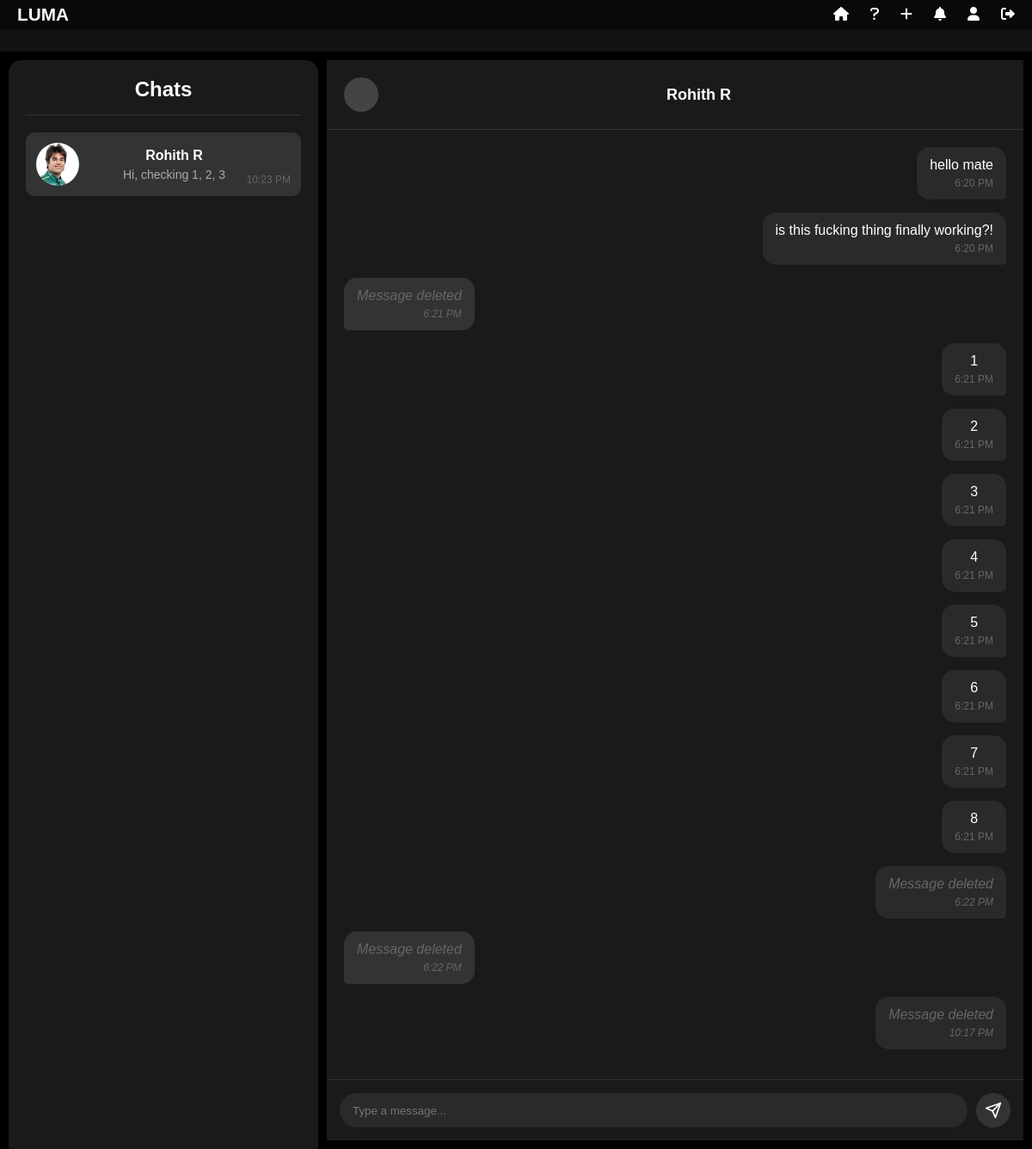
The app's page /chats/11/ (signed in) with its own data.
### chat/models.py (models this page shows, shortened)
class Chat(models.Model):
    sender = models.ForeignKey(User, related_name='sender_chats', on_delete=models.CASCADE)
    recipient = models.ForeignKey(User, related_name='recipient_chats', on_delete=models.CASCADE)
    created_at = models.DateTimeField(auto_now_add=True)
    updated_at = models.DateTimeField(auto_now=True)
    class Meta:
        db_table = 'chat_chat'

class User(AbstractBaseUser):
    first_name = models.CharField(max_length=30)
    last_name = models.CharField(max_length=30)
    username = models.CharField(max_length=30, unique=True)
    email = models.EmailField(unique=True)
    profile_picture = models.ImageField(upload_to='profile_pics/', blank=True, null=True)  # Optional field
    created_at = models.DateTimeField(auto_now_add=True)
    is_active = models.BooleanField(default=True)
    is_admin = models.BooleanField(default=False)
    objects = UserManager()
    USERNAME_FIELD = 'username'
    REQUIRED_FIELDS = ['email', 'first_name', 'last_name']
    class Meta:
        db_table = 'chat_user'

class Message(models.Model):
    chat = models.ForeignKey(Chat, related_name='messages', on_delete=models.CASCADE)
    sender = models.ForeignKey(User, on_delete=models.CASCADE)
    content = models.TextField()
    sent_at = models.DateTimeField(auto_now_add=True)
    read_by = models.ManyToManyField(User, related_name='read_messages', blank=True)
    deleted_for = models.ManyToManyField(User, related_name='deleted_messages', blank=True)
    deleted_for_everyone = models.BooleanField(default=False)
    class Meta:
        db_table = 'chat_message'
        ordering = ['sent_at']

### chat/views.py (the view)
# urls.py: path('chats/<int:chat_id>/', views.chat_detail, name='chat_detail'),
@login_required
def chat_detail(request, chat_id):
    chat = get_object_or_404(Chat, id=chat_id)
    if request.user != chat.sender and request.user != chat.recipient:
        return redirect('chat_list')
    chats = Chat.objects.filter(
        Q(sender=request.user) | Q(recipient=request.user)
    ).order_by('-updated_at')
    for chat_item in chats:
        other_user = chat_item.recipient if chat_item.sender == request.user else chat_item.sender
        unread_count = Message.objects.filter(
            chat=chat_item,
            sender=other_user
        ).exclude(read_by=request.user).count()
        chat_item.unread_count = unread_count
    messages = Message.objects.filter(chat=chat).order_by('sent_at')
    other_user = chat.recipient if chat.sender == request.user else chat.sender
    unread_messages = Message.objects.filter(
        chat=chat,
        sender=other_user
    ).exclude(read_by=request.user)
    for message in unread_messages:
        message.read_by.add(request.user)
    return render(request, 'chat.html', {
        'chats': chats,
        'active_chat': chat,
        'active_chat_id': chat.id,
        'messages': messages
    })

### chat/templatetags/chat_filters.py (called while the page is built)
@register.filter
def contains(queryset, obj):
    return obj in queryset

### templates/chat.html (shortened to what this page needs)
{% extends "base.html" %} {% load tz %} {% load chat_filters %} {% block content %}
<div class="chat-container">
  <div class="chat-list-panel">
    <div class="chat-list-title">Chats</div>
    <div class="chat-list">
      {% if chats %}
        {% for chat in chats %}
        <div
          class="chat-item {% if active_chat and chat.id == active_chat.id %} active {% endif %}{% if chat.unread_count > 0 %} has-unread {% endif %}"
          data-chat-url="{% url 'chat_detail' chat.id %}"
          onclick="window.location.href=this.dataset.chatUrl"
        >
          <div class="chat-item-pfp">
            {% if chat.sender == request.user %}
              {% if chat.recipient.profile_picture %}
                <img
                  src="{{ chat.recipient.profile_picture.url }}"
                  alt="Profile Picture"
                  class="pfp-image"
                />
              {% else %}
                <div class="pfp-initials">
                  {{ chat.recipient.first_name|slice:":1" }}{{
                  chat.recipient.last_name|slice:":1" }}
                </div>
              {% endif %}
            {% endif %}
          </div>
          <div class="chat-item-details">
            <div class="chat-item-name"
                 data-first-name="{% if chat.sender == request.user %}{{ chat.recipient.first_name }}{% else %}{{ chat.sender.first_name }}{% endif %}"
                 data-last-name="{% if chat.sender == request.user %}{{ chat.recipient.last_name }}{% else %}{{ chat.sender.last_name }}{% endif %}">
              {% if chat.sender == request.user %}
                {{ chat.recipient.first_name }} {{ chat.recipient.last_name }}
              {% else %}
                {{ chat.sender.first_name }} {{ chat.sender.last_name }}
              {% endif %}
            </div>
            <div class="chat-item-preview">
              {% with last_message=chat.messages.last %}
                {% if last_message %}
                  {{ last_message.content|truncatewords:10 }}
                {% else %}
                  No messages yet
                {% endif %}
              {% endwith %}
            </div>
          </div>
          <div class="chat-item-time">
            {{ chat.updated_at|localtime|date:"g:i A" }}
          </div>
        </div>
        {% endfor %}
      {% else %}
        <div style="text-align: center; color: #666; padding: 20px;">
          No chats yet. Add a friend to start chatting!
        </div>
      {% endif %}
    </div>
  </div>
  <div class="chat-area">
    <div class="chat-header">
      {% if active_chat %}
        <div class="chat-header-pfp">
        </div>
        <div class="chat-header-info">
          <div class="chat-header-name">
            {% if active_chat.sender == request.user %}
              {{ active_chat.recipient.first_name }} {{ active_chat.recipient.last_name }}
            {% else %}
              {{ active_chat.sender.first_name }} {{ active_chat.sender.last_name }}
            {% endif %}
          </div>
        </div>
      {% endif %}
    </div>
    <div class="messages-container">
      {% if active_chat %}
        {% if messages %}
          {% for message in messages %}
            <div class="message {% if message.sender == request.user %}message-sent{% else %}message-received{% endif %} {% if message.deleted_for_everyone %}deleted{% endif %}"
                 data-message-id="{{ message.id }}"
                 data-sender-id="{{ message.sender.id }}"
                 oncontextmenu="showContextMenu(event, this)"
                 {% if message.deleted_for.all|contains:request.user %}style="display: none;"{% endif %}>
              {% if message.deleted_for_everyone %}
                <i>Message deleted</i>
              {% else %}
                {{ message.content }}
              {% endif %}
              <div class="message-time">{{ message.sent_at|localtime|date:"g:i A" }}</div>
            </div>
          {% endfor %}
        {% else %}
          <div class="start-message" id="no-messages-prompt">No messages yet. Start the conversation!</div>
        {% endif %}
      {% else %}
        <div class="start-message">Add a friend to start messaging!</div>
        <button class="add-contact-button" onclick="openDialog()">Add</button>
      {% endif %}
    </div>
    {% if active_chat %}
    <div class="input-area">
      <input
        type="text"
        class="message-input"
        placeholder="Type a message..."
        id="messageInput"
        onkeypress="if(event.key === 'Enter') sendMessage()"
      />
      <button class="send-button" onclick="sendMessage()">
        <svg
          width="20"
          height="20"
          viewBox="0 0 24 24"
          fill="none"
          xmlns="http://www.w3.org/2000/svg"
        >
          <path
            d="M22 2L11 13"
            stroke="white"
            stroke-width="2"
            stroke-linecap="round"
            stroke-linejoin="round"
          />
          <path
            d="M22 2L15 22L11 13L2 9L22 2Z"
            stroke="white"
            stroke-width="2"
            stroke-linecap="round"
            stroke-linejoin="round"
          />
        </svg>
      </button>
    </div>
    {% endif %}
  </div>
  {% endblock %}

### templates/base.html (style rules this page uses)
* { margin: 0; padding: 0; box-sizing: border-box; font-family: "Poppins", sans-serif; user-select: none; scrollbar-width: none; }
body { background-color: #121212; color: white; }

### templates/chat.html (style rules this page uses)
* { margin: 0; padding: 0; box-sizing: border-box; font-family: "Arial", sans-serif; }
.chat-container { background-color: black; color: white; height: calc(100vh - 60px); display: flex; overflow: hidden; position: fixed; top: 60px; left: 0; right: 0; bottom: 0; }
.chat-list-panel { width: 30%; height: 100%; background-color: #1a1a1a; border-radius: 15px; padding: 20px; display: flex; flex-direction: column; margin: 10px; }
.chat-list-title { text-align: center; font-size: 24px; font-weight: bold; margin-bottom: 20px; padding-bottom: 15px; border-bottom: 1px solid #333; }
.chat-list { flex: 1; overflow-y: auto; }
.chat-item { display: flex; align-items: center; padding: 12px; margin-bottom: 10px; border-radius: 10px; cursor: pointer; transition: background-color 0.2s; position: relative; }
.chat-item.active { background-color: #333; }
.chat-item-pfp { width: 50px; height: 50px; border-radius: 50%; overflow: hidden; display: flex; align-items: center; justify-content: center; background-color: #444; font-size: 20px; font-weight: bold; color: white; margin-right: 15px; flex-shrink: 0; }
.pfp-image { width: 100%; height: 100%; object-fit: cover; display: none; }
.chat-item-details { flex: 1; overflow: hidden; margin-right: 40px; }
.chat-item-name { font-weight: bold; margin-bottom: 5px; }
.chat-item-preview { color: #aaa; font-size: 14px; white-space: nowrap; overflow: hidden; text-overflow: ellipsis; }
.chat-item-time { position: absolute; bottom: 12px; right: 12px; font-size: 12px; color: #666; }
.chat-area { flex: 1; background-color: #1a1a1a; border-radius: 15px; margin: 10px; margin-left: 0; display: flex; flex-direction: column; }
.chat-header { padding: 20px; border-bottom: 1px solid #333; display: flex; align-items: center; background-color: #1a1a1a; }
.chat-header-pfp { width: 40px; height: 40px; border-radius: 50%; overflow: hidden; display: flex; align-items: center; justify-content: center; background-color: #444; margin-right: 15px; }
.chat-header-info { flex: 1; }
.chat-header-name { font-size: 18px; font-weight: bold; }
.messages-container { flex: 1; padding: 20px; overflow-y: auto; display: flex; flex-direction: column; background-color: #1a1a1a; align-items: stretch; }
.message { max-width: 70%; padding: 12px 15px; border-radius: 15px; margin-bottom: 15px; word-wrap: break-word; position: relative; width: fit-content; cursor: context-menu; }
.message.deleted { font-style: italic; color: #666; }
.message-sent { background-color: #2a2a2a; align-self: flex-end; border-bottom-right-radius: 5px; }
.message-received { background-color: #333; align-self: flex-start; border-bottom-left-radius: 5px; }
.message-time { font-size: 12px; color: #666; margin-top: 5px; text-align: right; }
.input-area { padding: 15px; border-top: 1px solid #333; display: flex; background-color: #1a1a1a; }
.message-input { flex: 1; background-color: #2a2a2a; border: none; border-radius: 20px; padding: 12px 15px; color: white; outline: none; margin-right: 10px; }
.send-button { background-color: #333; border: none; border-radius: 50%; width: 40px; height: 40px; color: white; cursor: pointer; display: flex; align-items: center; justify-content: center; transition: background-color 0.2s; }

### records on screen
Chat: recipient.profile_picture (picture), recipient.first_name "Rohith", recipient.last_name "R", messages.last.content "Hi, checking 1, 2, 3", updated_at "10:23 PM"
Message: content "hello mate", sent_at "6:20 PM"
Message: content "is this fucking thing finally working?!", sent_at "6:20 PM"
Message: deleted_for_everyone "Message deleted", sent_at "6:21 PM"
Message: content "1", sent_at "6:21 PM"
Message: content "2", sent_at "6:21 PM"
Message: content "3", sent_at "6:21 PM"
Message: content "4", sent_at "6:21 PM"
Message: content "5", sent_at "6:21 PM"
Message: content "6", sent_at "6:21 PM"
Message: content "7", sent_at "6:21 PM"
Message: content "8", sent_at "6:21 PM"
Message: deleted_for_everyone "Message deleted", sent_at "6:22 PM"
Message: deleted_for_everyone "Message deleted", sent_at "6:22 PM"
Message: deleted_for_everyone "Message deleted", sent_at "10:17 PM"
